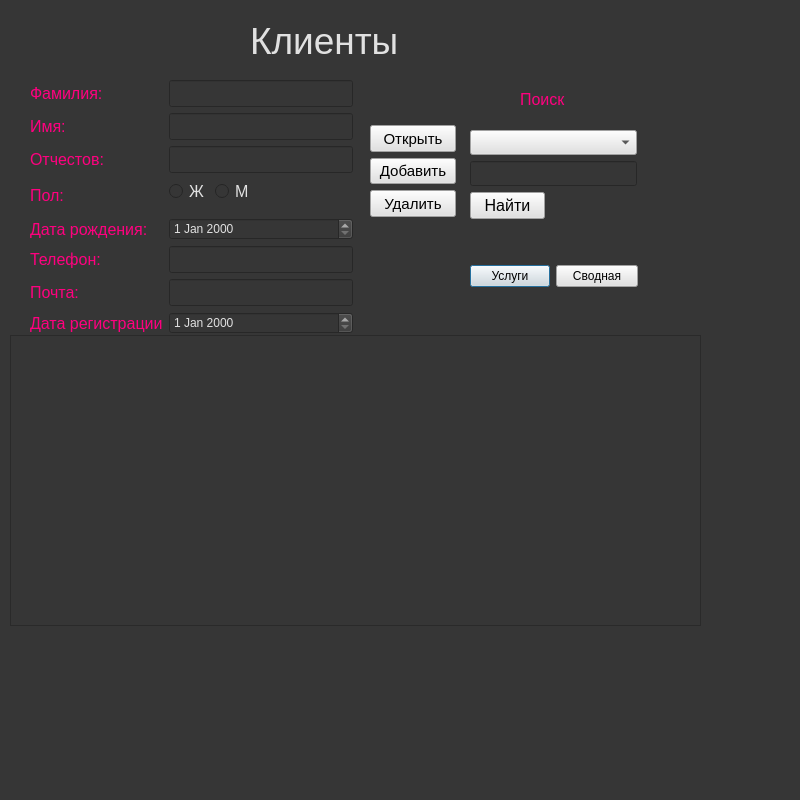
<?xml version="1.0" encoding="UTF-8"?>
<ui version="4.0">
 <class>Dialog</class>
 <widget class="QDialog" name="Dialog">
  <property name="windowModality">
   <enum>Qt::NonModal</enum>
  </property>
  <property name="geometry">
   <rect>
    <x>0</x>
    <y>0</y>
    <width>800</width>
    <height>800</height>
   </rect>
  </property>
  <property name="windowTitle">
   <string>Dialog</string>
  </property>
  <property name="styleSheet">
   <string notr="true">background-color: rgb(54, 54, 54);</string>
  </property>
  <widget class="QLineEdit" name="leFind">
   <property name="enabled">
    <bool>true</bool>
   </property>
   <property name="geometry">
    <rect>
     <x>470</x>
     <y>161</y>
     <width>167</width>
     <height>25</height>
    </rect>
   </property>
   <property name="sizePolicy">
    <sizepolicy hsizetype="Expanding" vsizetype="Maximum">
     <horstretch>0</horstretch>
     <verstretch>0</verstretch>
    </sizepolicy>
   </property>
   <property name="font">
    <font>
     <pointsize>12</pointsize>
    </font>
   </property>
   <property name="styleSheet">
    <string notr="true">color: rgb(225, 225, 225); </string>
   </property>
   <property name="text">
    <string/>
   </property>
  </widget>
  <widget class="QWidget" name="layoutWidget_3">
   <property name="geometry">
    <rect>
     <x>470</x>
     <y>265</y>
     <width>168</width>
     <height>25</height>
    </rect>
   </property>
   <layout class="QFormLayout" name="formLayout_3">
    <item row="0" column="0">
     <widget class="QPushButton" name="pushButton_3">
      <property name="styleSheet">
       <string notr="true">background-color: rgb(225, 225, 225);</string>
      </property>
      <property name="text">
       <string>Услуги</string>
      </property>
     </widget>
    </item>
    <item row="0" column="1">
     <widget class="QPushButton" name="pushButton_2">
      <property name="styleSheet">
       <string notr="true">background-color: rgb(225, 225, 225);</string>
      </property>
      <property name="text">
       <string>Сводная</string>
      </property>
     </widget>
    </item>
   </layout>
  </widget>
  <widget class="QComboBox" name="cbColNames">
   <property name="geometry">
    <rect>
     <x>470</x>
     <y>130</y>
     <width>167</width>
     <height>25</height>
    </rect>
   </property>
   <property name="sizePolicy">
    <sizepolicy hsizetype="Preferred" vsizetype="Maximum">
     <horstretch>0</horstretch>
     <verstretch>0</verstretch>
    </sizepolicy>
   </property>
   <property name="font">
    <font>
     <pointsize>12</pointsize>
    </font>
   </property>
   <property name="styleSheet">
    <string notr="true">background-color: rgb(225, 225, 225);</string>
   </property>
  </widget>
  <widget class="QLabel" name="label_8">
   <property name="geometry">
    <rect>
     <x>520</x>
     <y>90</y>
     <width>51</width>
     <height>19</height>
    </rect>
   </property>
   <property name="sizePolicy">
    <sizepolicy hsizetype="Preferred" vsizetype="Preferred">
     <horstretch>3</horstretch>
     <verstretch>2</verstretch>
    </sizepolicy>
   </property>
   <property name="font">
    <font>
     <pointsize>12</pointsize>
    </font>
   </property>
   <property name="styleSheet">
    <string notr="true">color:rgb(255, 0, 127);</string>
   </property>
   <property name="text">
    <string>Поиск</string>
   </property>
  </widget>
  <widget class="QWidget" name="layoutWidget_2">
   <property name="geometry">
    <rect>
     <x>370</x>
     <y>125</y>
     <width>86</width>
     <height>92</height>
    </rect>
   </property>
   <layout class="QVBoxLayout" name="verticalLayout">
    <item>
     <widget class="QPushButton" name="pbOpen">
      <property name="sizePolicy">
       <sizepolicy hsizetype="Expanding" vsizetype="Expanding">
        <horstretch>0</horstretch>
        <verstretch>0</verstretch>
       </sizepolicy>
      </property>
      <property name="font">
       <font>
        <pointsize>11</pointsize>
       </font>
      </property>
      <property name="mouseTracking">
       <bool>false</bool>
      </property>
      <property name="tabletTracking">
       <bool>false</bool>
      </property>
      <property name="styleSheet">
       <string notr="true">background-color: rgb(225, 225, 225);</string>
      </property>
      <property name="inputMethodHints">
       <set>Qt::ImhNone</set>
      </property>
      <property name="text">
       <string>Открыть</string>
      </property>
      <property name="autoDefault">
       <bool>false</bool>
      </property>
     </widget>
    </item>
    <item>
     <widget class="QPushButton" name="pbInsert">
      <property name="sizePolicy">
       <sizepolicy hsizetype="Expanding" vsizetype="Expanding">
        <horstretch>0</horstretch>
        <verstretch>0</verstretch>
       </sizepolicy>
      </property>
      <property name="font">
       <font>
        <pointsize>11</pointsize>
       </font>
      </property>
      <property name="mouseTracking">
       <bool>false</bool>
      </property>
      <property name="tabletTracking">
       <bool>false</bool>
      </property>
      <property name="styleSheet">
       <string notr="true">background-color: rgb(225, 225, 225);</string>
      </property>
      <property name="inputMethodHints">
       <set>Qt::ImhNone</set>
      </property>
      <property name="text">
       <string>Добавить</string>
      </property>
      <property name="autoDefault">
       <bool>false</bool>
      </property>
     </widget>
    </item>
    <item>
     <widget class="QPushButton" name="pbDelete">
      <property name="sizePolicy">
       <sizepolicy hsizetype="Expanding" vsizetype="Expanding">
        <horstretch>0</horstretch>
        <verstretch>0</verstretch>
       </sizepolicy>
      </property>
      <property name="font">
       <font>
        <pointsize>11</pointsize>
       </font>
      </property>
      <property name="mouseTracking">
       <bool>false</bool>
      </property>
      <property name="tabletTracking">
       <bool>false</bool>
      </property>
      <property name="styleSheet">
       <string notr="true">background-color: rgb(225, 225, 225);</string>
      </property>
      <property name="inputMethodHints">
       <set>Qt::ImhNone</set>
      </property>
      <property name="text">
       <string>Удалить</string>
      </property>
      <property name="autoDefault">
       <bool>false</bool>
      </property>
     </widget>
    </item>
   </layout>
  </widget>
  <widget class="QTableWidget" name="twStaffs">
   <property name="geometry">
    <rect>
     <x>10</x>
     <y>335</y>
     <width>691</width>
     <height>291</height>
    </rect>
   </property>
   <property name="font">
    <font>
     <pointsize>10</pointsize>
    </font>
   </property>
   <property name="styleSheet">
    <string notr="true">color: rgb(225, 225, 225); </string>
   </property>
  </widget>
  <widget class="QPushButton" name="pbFind">
   <property name="geometry">
    <rect>
     <x>470</x>
     <y>192</y>
     <width>75</width>
     <height>27</height>
    </rect>
   </property>
   <property name="font">
    <font>
     <pointsize>12</pointsize>
    </font>
   </property>
   <property name="styleSheet">
    <string notr="true">background-color: rgb(225, 225, 225);</string>
   </property>
   <property name="text">
    <string>Найти</string>
   </property>
  </widget>
  <widget class="QWidget" name="layoutWidget">
   <property name="geometry">
    <rect>
     <x>30</x>
     <y>80</y>
     <width>323</width>
     <height>254</height>
    </rect>
   </property>
   <layout class="QFormLayout" name="formLayout_2">
    <item row="0" column="0">
     <widget class="QLabel" name="label">
      <property name="sizePolicy">
       <sizepolicy hsizetype="Preferred" vsizetype="Preferred">
        <horstretch>3</horstretch>
        <verstretch>2</verstretch>
       </sizepolicy>
      </property>
      <property name="font">
       <font>
        <pointsize>12</pointsize>
       </font>
      </property>
      <property name="styleSheet">
       <string notr="true">color:rgb(255, 0, 127);</string>
      </property>
      <property name="text">
       <string>Фамилия:</string>
      </property>
     </widget>
    </item>
    <item row="0" column="1">
     <widget class="QLineEdit" name="leFio">
      <property name="font">
       <font>
        <pointsize>12</pointsize>
       </font>
      </property>
      <property name="styleSheet">
       <string notr="true">color: rgb(225, 225, 225); </string>
      </property>
      <property name="text">
       <string/>
      </property>
     </widget>
    </item>
    <item row="1" column="0">
     <widget class="QLabel" name="label_9">
      <property name="sizePolicy">
       <sizepolicy hsizetype="Preferred" vsizetype="Preferred">
        <horstretch>3</horstretch>
        <verstretch>2</verstretch>
       </sizepolicy>
      </property>
      <property name="font">
       <font>
        <pointsize>12</pointsize>
       </font>
      </property>
      <property name="styleSheet">
       <string notr="true">color:rgb(255, 0, 127);
</string>
      </property>
      <property name="text">
       <string>Имя:</string>
      </property>
     </widget>
    </item>
    <item row="1" column="1">
     <widget class="QLineEdit" name="leFio_2">
      <property name="font">
       <font>
        <pointsize>12</pointsize>
       </font>
      </property>
      <property name="styleSheet">
       <string notr="true">color: rgb(225, 225, 225); </string>
      </property>
      <property name="text">
       <string/>
      </property>
     </widget>
    </item>
    <item row="2" column="0">
     <widget class="QLabel" name="label_10">
      <property name="sizePolicy">
       <sizepolicy hsizetype="Preferred" vsizetype="Preferred">
        <horstretch>3</horstretch>
        <verstretch>2</verstretch>
       </sizepolicy>
      </property>
      <property name="font">
       <font>
        <pointsize>12</pointsize>
       </font>
      </property>
      <property name="styleSheet">
       <string notr="true">color:rgb(255, 0, 127);</string>
      </property>
      <property name="text">
       <string>Отчестов:</string>
      </property>
     </widget>
    </item>
    <item row="2" column="1">
     <widget class="QLineEdit" name="leFio_3">
      <property name="font">
       <font>
        <pointsize>12</pointsize>
       </font>
      </property>
      <property name="styleSheet">
       <string notr="true">color: rgb(225, 225, 225); </string>
      </property>
      <property name="text">
       <string/>
      </property>
     </widget>
    </item>
    <item row="3" column="0">
     <widget class="QLabel" name="label_2">
      <property name="sizePolicy">
       <sizepolicy hsizetype="Preferred" vsizetype="Preferred">
        <horstretch>3</horstretch>
        <verstretch>2</verstretch>
       </sizepolicy>
      </property>
      <property name="font">
       <font>
        <pointsize>12</pointsize>
       </font>
      </property>
      <property name="styleSheet">
       <string notr="true">color:rgb(255, 0, 127);</string>
      </property>
      <property name="text">
       <string>Пол:</string>
      </property>
     </widget>
    </item>
    <item row="3" column="1">
     <layout class="QFormLayout" name="formLayout">
      <item row="0" column="0">
       <widget class="QRadioButton" name="rbFemale">
        <property name="font">
         <font>
          <pointsize>12</pointsize>
         </font>
        </property>
        <property name="styleSheet">
         <string notr="true">color: rgb(225, 225, 225); </string>
        </property>
        <property name="text">
         <string>Ж</string>
        </property>
       </widget>
      </item>
      <item row="0" column="1">
       <widget class="QRadioButton" name="rbMale">
        <property name="font">
         <font>
          <pointsize>12</pointsize>
         </font>
        </property>
        <property name="styleSheet">
         <string notr="true">color: rgb(225, 225, 225); </string>
        </property>
        <property name="text">
         <string>М</string>
        </property>
       </widget>
      </item>
     </layout>
    </item>
    <item row="4" column="0">
     <widget class="QLabel" name="label_3">
      <property name="sizePolicy">
       <sizepolicy hsizetype="Preferred" vsizetype="Preferred">
        <horstretch>3</horstretch>
        <verstretch>2</verstretch>
       </sizepolicy>
      </property>
      <property name="font">
       <font>
        <pointsize>12</pointsize>
       </font>
      </property>
      <property name="styleSheet">
       <string notr="true">color:rgb(255, 0, 127);</string>
      </property>
      <property name="text">
       <string>Дата рождения:</string>
      </property>
     </widget>
    </item>
    <item row="4" column="1">
     <widget class="QDateEdit" name="sbAge">
      <property name="styleSheet">
       <string notr="true">color: rgb(225, 225, 225); </string>
      </property>
     </widget>
    </item>
    <item row="5" column="0">
     <widget class="QLabel" name="label_4">
      <property name="sizePolicy">
       <sizepolicy hsizetype="Preferred" vsizetype="Preferred">
        <horstretch>3</horstretch>
        <verstretch>2</verstretch>
       </sizepolicy>
      </property>
      <property name="font">
       <font>
        <pointsize>12</pointsize>
       </font>
      </property>
      <property name="styleSheet">
       <string notr="true">color:rgb(255, 0, 127);</string>
      </property>
      <property name="text">
       <string>Телефон:</string>
      </property>
     </widget>
    </item>
    <item row="5" column="1">
     <widget class="QLineEdit" name="lePhone">
      <property name="font">
       <font>
        <pointsize>12</pointsize>
       </font>
      </property>
      <property name="toolTip">
       <string/>
      </property>
      <property name="styleSheet">
       <string notr="true">color: rgb(225, 225, 225); </string>
      </property>
      <property name="inputMask">
       <string/>
      </property>
      <property name="text">
       <string/>
      </property>
     </widget>
    </item>
    <item row="6" column="0">
     <widget class="QLabel" name="label_5">
      <property name="sizePolicy">
       <sizepolicy hsizetype="Preferred" vsizetype="Preferred">
        <horstretch>3</horstretch>
        <verstretch>2</verstretch>
       </sizepolicy>
      </property>
      <property name="font">
       <font>
        <pointsize>12</pointsize>
       </font>
      </property>
      <property name="styleSheet">
       <string notr="true">color:rgb(255, 0, 127);</string>
      </property>
      <property name="text">
       <string>Почта:</string>
      </property>
     </widget>
    </item>
    <item row="6" column="1">
     <widget class="QLineEdit" name="leEmail">
      <property name="font">
       <font>
        <pointsize>12</pointsize>
       </font>
      </property>
      <property name="styleSheet">
       <string notr="true">color: rgb(225, 225, 225); </string>
      </property>
      <property name="text">
       <string/>
      </property>
     </widget>
    </item>
    <item row="7" column="0">
     <widget class="QLabel" name="label_6">
      <property name="sizePolicy">
       <sizepolicy hsizetype="Preferred" vsizetype="Preferred">
        <horstretch>3</horstretch>
        <verstretch>2</verstretch>
       </sizepolicy>
      </property>
      <property name="font">
       <font>
        <pointsize>12</pointsize>
       </font>
      </property>
      <property name="styleSheet">
       <string notr="true">color:rgb(255, 0, 127);</string>
      </property>
      <property name="text">
       <string>Дата регистрации</string>
      </property>
     </widget>
    </item>
    <item row="7" column="1">
     <widget class="QDateEdit" name="sbAge_2">
      <property name="styleSheet">
       <string notr="true">color: rgb(225, 225, 225); </string>
      </property>
     </widget>
    </item>
   </layout>
  </widget>
  <widget class="QLabel" name="label_7">
   <property name="geometry">
    <rect>
     <x>250</x>
     <y>10</y>
     <width>191</width>
     <height>61</height>
    </rect>
   </property>
   <property name="sizePolicy">
    <sizepolicy hsizetype="Preferred" vsizetype="Preferred">
     <horstretch>3</horstretch>
     <verstretch>2</verstretch>
    </sizepolicy>
   </property>
   <property name="font">
    <font>
     <pointsize>28</pointsize>
    </font>
   </property>
   <property name="styleSheet">
    <string notr="true">color: rgb(225, 225, 225); font-size:28pt;

</string>
   </property>
   <property name="text">
    <string>Клиенты </string>
   </property>
  </widget>
 </widget>
 <resources/>
 <connections/>
</ui>
